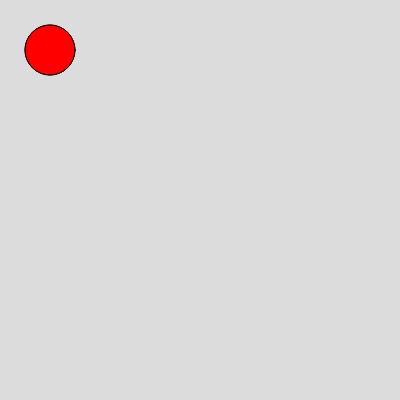
Frame 1 (no input)
Frame 60 (no input): identical to frame 1, image omitted
Frame 120 (the mouse pressed at the canvas centre since frame 60): identical to frame 1, image omitted

The p5.js sketch that drew this single still picture (run headless with seeded random() and noise() and a simulated clock; from frame 60 on, the mouse is pressed at the canvas centre):

// p5.js sketch
// ── sketch.js
function setup() {
  createCanvas(400, 400);
}

function draw() {
  background(220);
  fill(255,0,0);
  ellipse(50,50,50,50);

  fill(255,0,0);
  ellipse(50,50,50,50);
}
